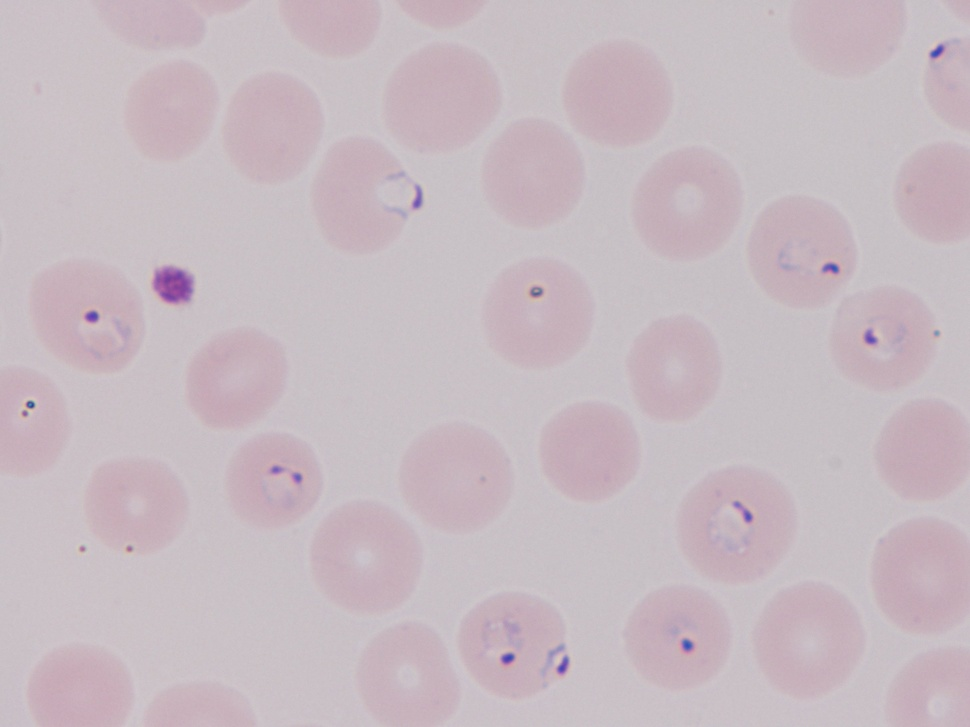
#> input picture Proyectos/Proyecto_2/RBC_dataset_short/patient_01/patient_01_01.jpg, 970 x 727 px, shrunk from 2400 x 1800 before the run, found by its file name
$ jupyter execute --allow-errors Proyecto2.ipynb
#> lines starting #> are read from the running program, lines starting #| are printed output that depends on the picture; after the words box and inside, x2 and y2 are one past the last pixel; in counts of white or black regions, pixels touching at a corner belong together
# Segmentando Glóbulos rojos para detectar  la Malaria

## Introducción

Uno de los cuadros hematológicos que pueden tener un gran impacto en la salud del paciente es el de las anemias, y especialmente los cuadros agudos de anemias hemolíticas en los que se sobrepasa la capacidad de compensación de la médula ósea para producir nuevos glóbulos rojos (hematíes). Existen cuatro casos que pueden poner en riesgo la situación clínica del paciente, por lo que es esencial tomar las medidas terapéuticas oportunas a tiempo: la malaria, las anemias microangiopáticas, la anemia hemolítica autoinmune y la drepanocitosis.

Los cambios morfológicos producidos en los hematíes por estos cuadros pueden confirmarse con el análisis visual del frotis de sangre periférica (SP) en un microscopio óptico. Como la SP es un fluido fácilmente accesible, este análisis es clave para una primera detección de anomalías en las células circulantes. La OMS considera la morfología celular, junto a otras técnicas como el inmunofenotipo y la genética, esencial para el diagnóstico de las enfermedades hematológicas, siendo imprescindible para las anemias y trombocitopenias, así como para la identificación y caracterización de diferentes hemopatías malignas.

El principal inconveniente del frotis de SP es el consumo de tiempo que conlleva una revisión adecuada y la disponibilidad de un personal con amplia experiencia en su interpretación objetiva y fiable. Por ello, algunos investigadores han desarrollado sistemas computarizados que combinan el procesamiento digital de imágenes de microscopio con algoritmos de reconocimiento de patrones, para la identificación de diferentes elementos sanguíneos. Estos podrían ser útiles para el diagnóstico morfológico, añadiendo precisión y fiabilidad, y completando la interpretación manual con medidas objetivas. A pesar de los esfuerzos para desarrollar un sistema de reconocimiento automático de las alteraciones morfológicas de los hematíes, no existe todavía un método de diagnóstico fiable y preciso para las anemias hemolíticas graves.

Por esta razón,  en este proyecto realizaremos diversas técnicas para segmentar y detectar hematíes (ó glóblulos rojos - RBC) para ayudar a identificar en un futuro posibles patologías de las cuatro entidades clínicas de mayor riesgo causantes de anemias hemolíticas graves: a) la malaria asociada al Plasmodium Falciparum, la más importante de las especies de malaria por su malignidad; b) la anemia hemolítica autoinmune asociada a la presencia de esferocitos en la SP; c) la anemia falciforme asociada a drepanocitos; y d) la micoangiopatía trombótica (púrpura trombótica trombocitopénica, síndrome hemolítico-urémico o secundaria) asociada a esquistocitos.

Herramienta para construir las etiquetas de referencia: https://cvat.org/

LA idea es construir un ground truth usando cvat y posteriormente idear algunos algoritmos de segmentación. 1. Técnica básica con otsu, 2. color clustering básico con kmeans y luego gmm, 3. super pixels + color clustering 4. Watershed con marcadores sobre el gradiente. 5. Borders + Transformada de Hough circular y elíptica. 6. Propuesto propio que mezcle técnicas (por ejm usando graph cuts, contornos activos, etc).

## 1. Construcción de un ground truth entre todos.

En esta parte construiran las etiquetas para 10-15 imágenes digitales de sangre periférica. Para esto deberan usar la herramienta gratuita y online disponible en https://cvat.org/ (se deben registrar, pero es sencillo). Cada grupo etiquetara (o mejor, segmentará) "manualmente" todos los hematíes (y alguna plaqueta), dentro de la carpeta patient_XX donde XX es el número del grupo.  Siga los siguientes pasos para crear el dataset:

- Cree un proyecto con el nombre y etiquetas como se muestra:

- Luego cree una tarea para etiquetar como se muestra:

- Posteriormente realice las etiquetas, usando principalmente polígonos (es más rápido si mantiente presionada la tecla SHIFT, para terminar la region presione la tecla N), para cada figura. No olvide ir guardando. La siguiente figura muestra un ejemplo:

- Una vez terminado el etiquetado, vaya a Menu -> export as a dataset -> Segmentation mask 1.1. Esto generará un archivo ZIP que contiene diversas carpetas con las imágenes originales, las máscaras separadas por etiqueta (SegmentationObject) y las máscaras por cada región de interés (SegmentationClass). También exporte el etiquetado en el formato *CVAT for images 1.1.*

- Suba los archivos respectivos a la carpeta compartida [colocar carpeta]() con el nombre del paciente respectivo, antes del próximo Martes 23 de Marzo.

Nota sobre este punto: Para comenzar no es necesario que complete completamente este punto, tan sólo etiquete la primera imagen y utilicela como referencia para los siguientes procedimientos de segmentación. Al final, si compruebe el resultado de cada método con el ground truth creado y con el construido entre todos.

## 2. Métrica de Segmentación

Utilizaremos el ground truth creado por todos para evaluar los diferentes métodos de segmentación. Existen diversas métricas de segmentación como el coficiente DICE o el [índice de Jaccard](https://en.wikipedia.org/wiki/Jaccard_index). También conocido como el coeficiente IoU. El índice de Jaccard ( IJ ) o IoU (intersection over union) se calcula como $$IoU = \frac{A \cap B}{A \cup B}$$

## 3. Preprocesamiento y postprocesamiento
Preprocesar las imágenes puede mejorar los resultados de segmentación (puede que cada método requiera un procesamiento diferente o puede que no).  Algunas opciones de preprocesado podría ser:
- Mejora de contraste (en color)
- Ecualización del histograma
- Balance de blancos (vea este [blog](https://jephraim-manansala.medium.com/image-processing-with-python-color-correction-using-white-balancing-6c6c749886de) )
- Suavizado de la imagen
- Filtrado para suavizar la imagen pero resaltando las imágenes
- Gradiente o Laplaciano para detección de bordes o el uso de la transformación Watershed

El procesamiento consistirá principalmente en la utilización de morfología matemática sobre las máscaras para mejorar y depurar las regiones.

[cell 1]
from skimage import io
from skimage.filters import threshold_multiotsu,sobel
import matplotlib
import matplotlib.pyplot as plt
import numpy as np
from sklearn.metrics import jaccard_score
from sklearn.preprocessing import LabelEncoder
from skimage.feature import canny
from skimage import morphology
from scipy import ndimage
from skimage.color import rgb2lab

from skimage.filters import threshold_multiotsu, sobel
from skimage import segmentation
from skimage.measure import regionprops
from skimage import exposure

## 4. Segmentación básica usando umbralización

Utilice el método de umbralización automática multi-Otsu (puede explorar otro) sobre alguna componente de color (verde) o sobre la versión en escala de grises de la imagen. El resultado de esto debe producir las regiones correspondientes a los hematíes. Una vez obtenida esta primera aproximación, evalué los resultados comparandolos con el ground truth.

[cell 2]
image1 = io.imread('./image1/JPEGImages/patient_01_01.jpg')
#> image1 is the input picture: shape (727, 970, 3); mean R, G, B 199.5, 186.6, 193.4

[cell 3]
thresholds = threshold_multiotsu(image1[:,:,1])
#> thresholds = [139, 184]
regions = np.digitize(image1[:,:,1], bins=thresholds)
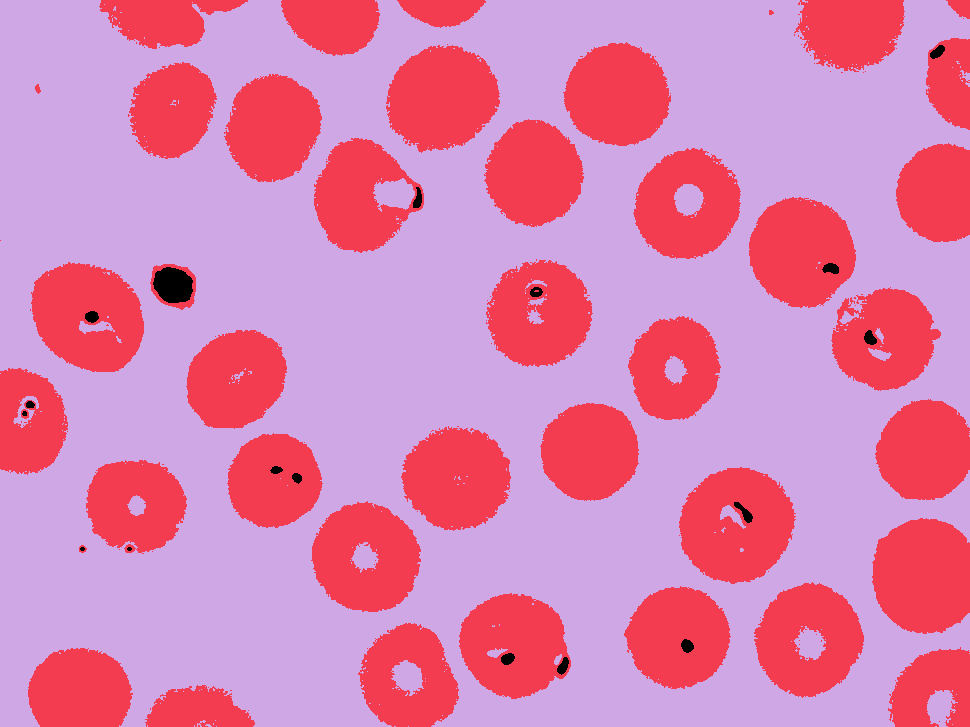
#> regions: shape (727, 970) int64; 3 distinct labels, from 0 to 2; one colour per label, 0 black

[cell 4]
plt.hist(image1.ravel(), bins=255)
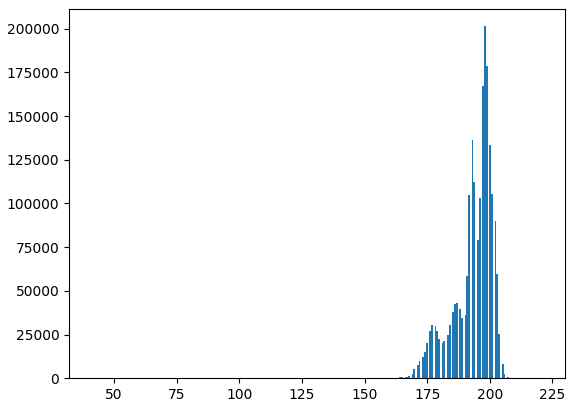
#> figure drawn by matplotlib, 1 panel; tallest bar 201440 high, from x = 197.7 to 198.4

[cell 5]
plt.imshow(regions, cmap='jet')

[cell 6]
image_true = io.imread('./image1/SegmentationClass/patient_01_01.png')

[cell 7]
np.unique(image_true[:,:,1])
#> Out = 143 values from 60 to 202

[cell 8]
image_true_aux = image_true[:,:,1].copy()
image_true_aux[image_true_aux == 0] = 2
image_true_aux[image_true_aux == 49] = 0
image_true_aux[image_true_aux == 221] = 1

[cell 9]
plt.imshow(image_true_aux, cmap='jet')

[cell 10]
score = 0
for i in range(3):
    aux_true = image_true_aux == i
    aux_regions = regions == i
    inteserc = np.sum(np.logical_and(aux_true,aux_regions))
    unions = np.sum(np.logical_or(aux_true,aux_regions))
    print(inteserc/unions)
    score += inteserc/unions
#> this loop made 3 passes
#> unions on passes 1 to 3: 2658, 247301, 455231
#> (printed output is left out)
#> pass 1, `aux_regions = regions == i`:
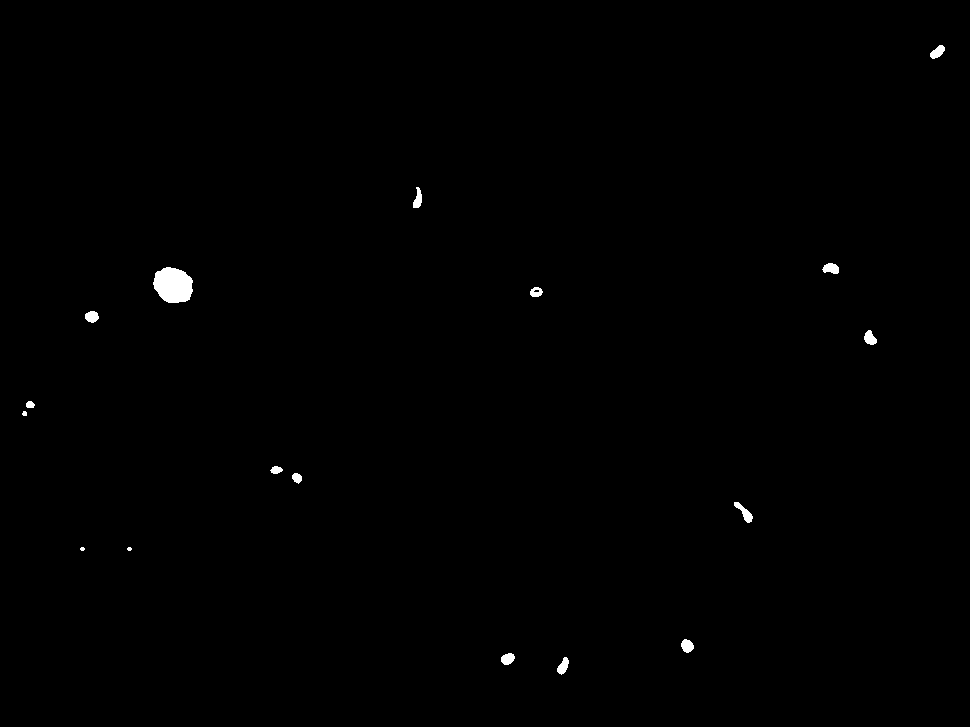
#> aux_regions: shape (727, 970) bool; 0.38% white; 17 white regions (2 under 20 px), largest, box (x1, y1, x2, y2) and area: (153, 267, 193, 303) 1117, (734, 502, 753, 523) 157, (822, 263, 839, 274) 138
#> pass 3, `aux_regions = regions == i`:
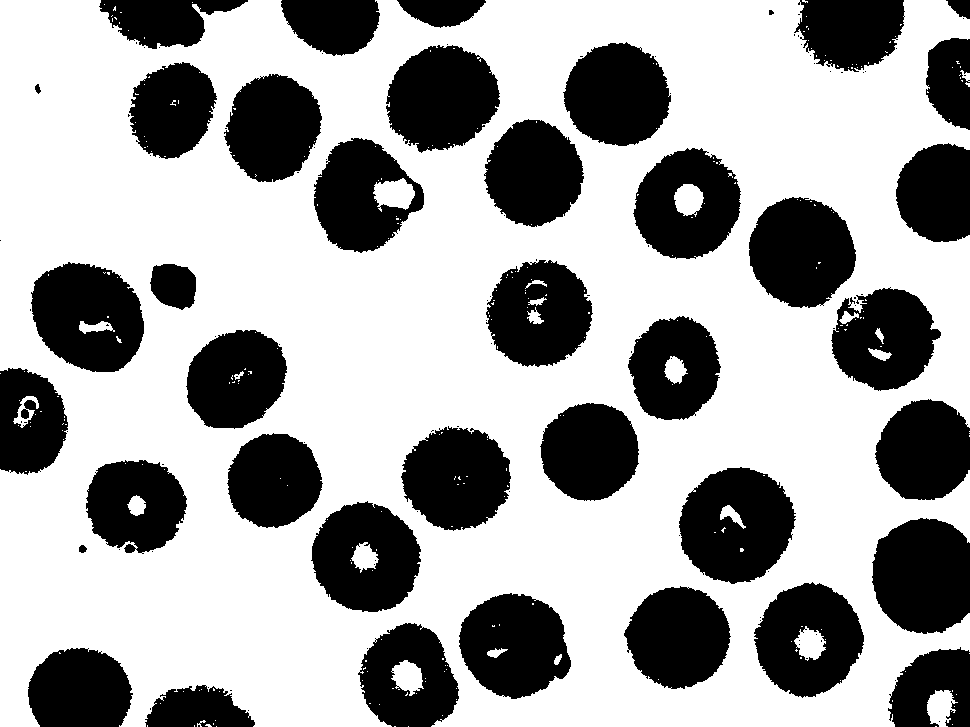
#> aux_regions: shape (727, 970) bool; 64.6% white; 119 black regions (79 under 20 px), largest, box (x1, y1, x2, y2) and area: (679, 467, 796, 584) 9967, (872, 518, 970, 634) 9356, (31, 262, 144, 372) 9228
#> after the loop, score = 0
score/3
#> Out = 0

## 5. Segmentación básica usando detección de bordes.

Realice la segmentación de los hematíes usando una técnica de detección de bordes usando el método de Canny (recuerde que diferentes sigmas arrojan diferentes resultados). Combine la detección con algunas técnicas de morfología matemática para generar las regiones de interés (dilatación, engrosamiento, llenado de huecos, etc).

[cell 11]
I_copy = image1.copy()

[cell 12]
umbrales = threshold_multiotsu(I_copy[:,:,1],classes=3)
#> umbrales = [139, 184]
umbrales
#> Out = [139, 184]

[cell 13]
seg1 = np.digitize(I_copy[:,:,1],umbrales)
np.unique(seg1)
#> Out = [0, 1, 2]

[cell 14]
plt.imshow(seg1 == 2, cmap='gray')

[cell 15]
plt.imshow(seg1 == 1, cmap='gray')

[cell 16]
hematies = seg1==1
sin_huecos = ndimage.binary_fill_holes(hematies)
#> sin_huecos: shape (727, 970) bool; 36.4% white; 107 white regions (67 under 20 px), largest, box (x1, y1, x2, y2) and area: (679, 467, 796, 584) 10244, (31, 262, 144, 372) 9536, (872, 518, 970, 634) 9356
plt.imshow(sin_huecos, cmap = 'gray')

[cell 17]
sin_huecos_mejorado = morphology.remove_small_objects(sin_huecos,10000)
#> sin_huecos_mejorado: shape (727, 970) bool; 1.5% white; 1 white region, box (x1, y1, x2, y2) and area: (679, 467, 796, 584) 10241
plt.imshow(sin_huecos_mejorado,cmap='gray')

[cell 18]
disco = morphology.disk(50)
image_opening_disk = morphology.binary_opening(sin_huecos_mejorado, selem = disco)
#> image_opening_disk: shape (727, 970) bool; 1.4% white; 1 white region, box (x1, y1, x2, y2) and area: (680, 468, 792, 582) 9725
plt.imshow(image_opening_disk,cmap='gray')

[cell 19]
s1 = 2
I_can_1 = canny(image_opening_disk,sigma=s1)
#> I_can_1: shape (727, 970) bool; 0.06% white in thin lines or dots, all inside (x1, y1, x2, y2) = (680, 468, 792, 582)

[cell 20]
s1 = 5
I_can_1 = canny(I_copy[:,:,1],sigma=s1)
#> I_can_1: shape (727, 970) bool; 0.02% white in thin lines or dots, all inside (x1, y1, x2, y2) = (154, 268, 192, 303)

[cell 21]
aux = I_copy[:,:,1]
#plt.hist(aux.ravel())
plt.imshow(aux, cmap='gray')

[cell 22]
p2, p98 = np.percentile(I_copy[:,:,1], (2, 98))
#> p2 = 170; p98 = 195
img_rescale = exposure.rescale_intensity(I_copy[:,:,1], in_range=(p2, p98))
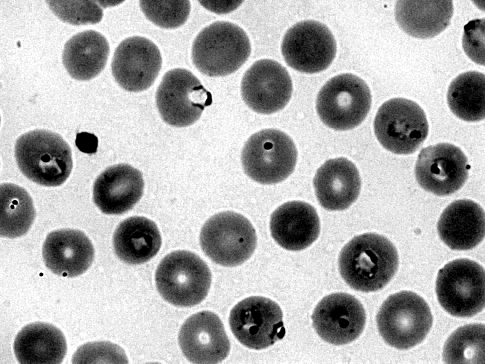
#> img_rescale: shape (727, 970) (shown at 1/2 size); min 0, max 255, mean 171.8

[cell 23]
plt.imshow(img_rescale, cmap='gray')

[cell 24]
s1 = 3
I_can_1 = canny(img_rescale,sigma=s1)
#> I_can_1: shape (727, 970) bool; 2.3% white in thin lines or dots

[cell 25]
plt.imshow(I_can_1, cmap='gray')

[cell 26]
disco = morphology.disk(7)
image_opening_disk = morphology.binary_dilation(I_can_1, selem = disco)
#> image_opening_disk: shape (727, 970) bool; 28% white; 40 white regions, largest, box (x1, y1, x2, y2) and area: (84, 0, 680, 261) 34645, (616, 459, 804, 698) 16179, (741, 189, 948, 399) 15817
plt.imshow(image_opening_disk,cmap='gray')

[cell 27]
# Hacer un clousing

[cell 28]
sin_huecos = ndimage.binary_fill_holes(image_opening_disk)
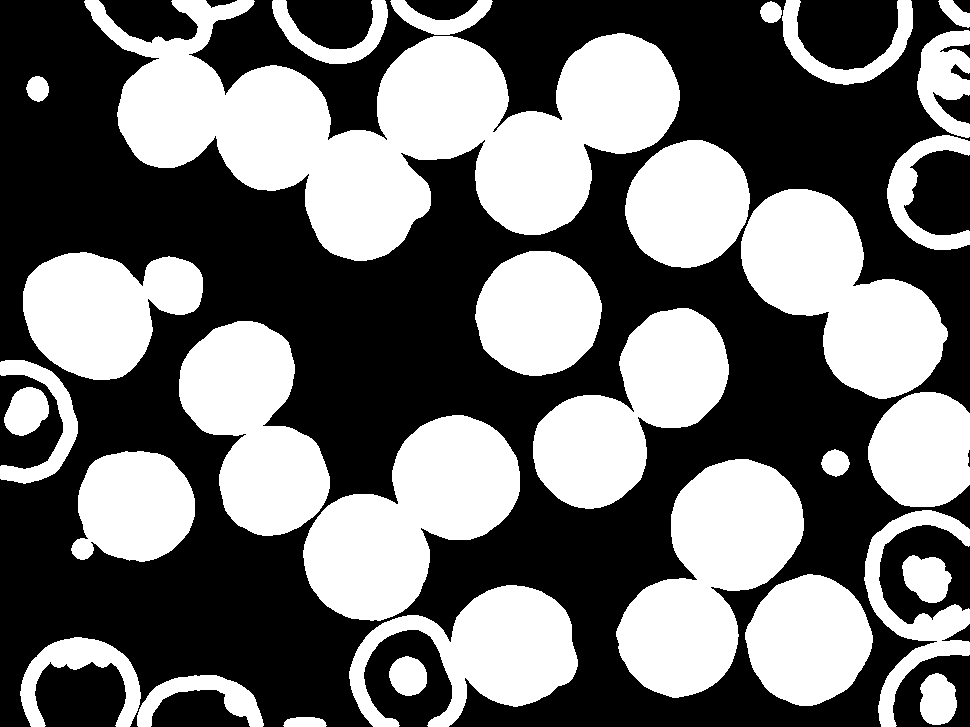
#> sin_huecos: shape (727, 970) bool; 44.3% white; 31 white regions, largest, box (x1, y1, x2, y2) and area: (84, 0, 680, 261) 71429, (303, 415, 520, 621) 24860, (616, 459, 804, 698) 24782
plt.imshow(sin_huecos, cmap = 'gray')

## 6. Segmentación usando clustering/ superpixels

En este punto debe crear una segmentación similar a la del taller anterior. Es decir, usando k-means clustering para segmentar los hematíes y la combinación de la técnica SLIC (O Watershed) para generar superpixels y posteriormente el uso del clustering para segmentar.  Si usa Gaussian Mixture Models (`sklearn.mixture.GaussianMixture`) como técnica de clustering probando diferentes tipos de covarianza, recibirá bonificación en la calificación.

Consejo: No trabaje  únicamente en el espacio de Color RGB, otros espacios pueden ser más efectivos como el Lab o YCBCr

[cell 29]
image1.shape

[cell 30]
im = image1.copy()
celulas_lab = rgb2lab(im)
#> celulas_lab: shape (727, 970, 3) float64; mean of channels 0, 1, 2 76.9, 5.8, -1.8
#edges = sobel(celulas_lab)
#celulas_watershed = segmentation.watershed(edges)
seg1= segmentation.slic(im,500)
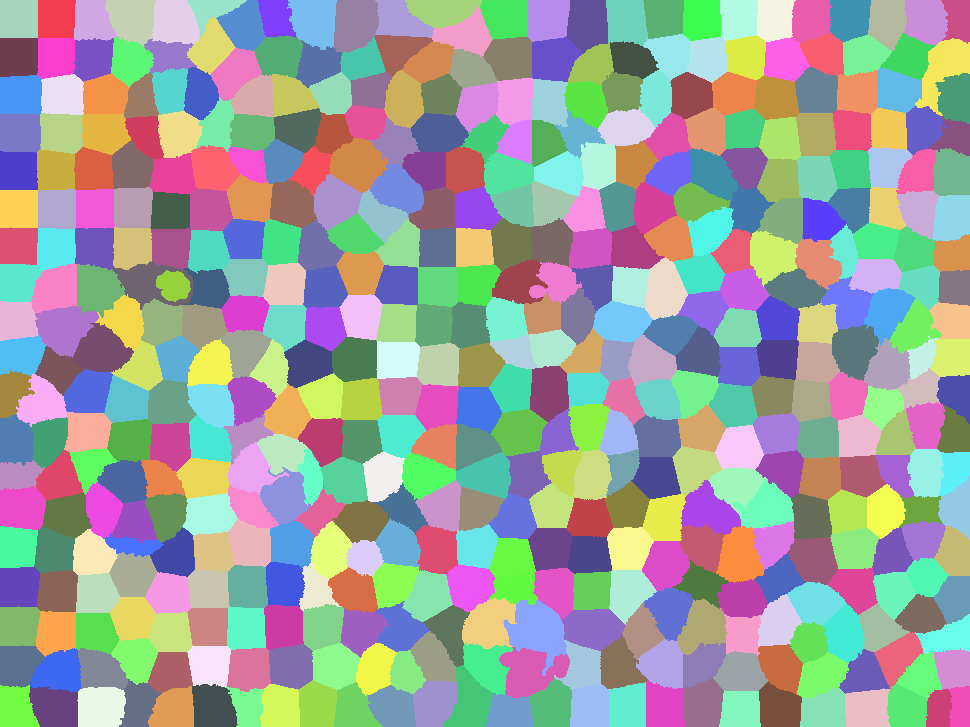
#> seg1: shape (727, 970) int64; 483 distinct labels, from 1 to 483; one colour per label, 0 black

#> (a cell that did not finish here is left out)

[cell 32]
im2 = im.copy()

for k in np.unique(seg1):
    im2[seg1==k] = im[seg1==k].mean(axis=0)

plt.imshow(im2)
